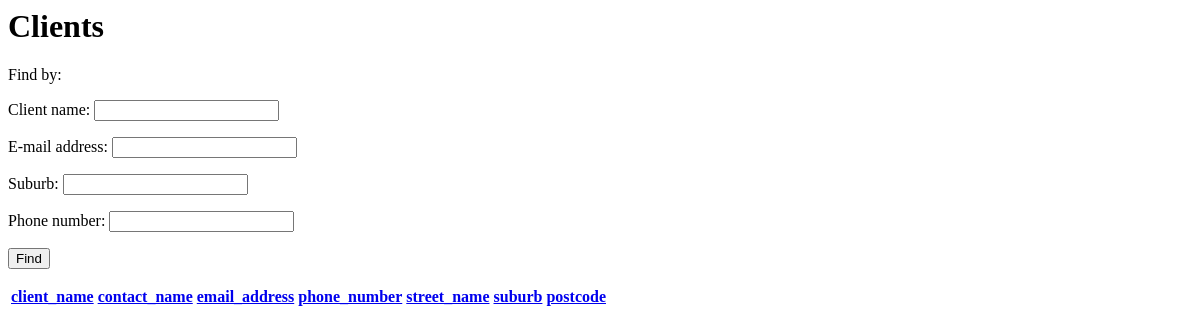
The page /client/list on the database as committed earlier.
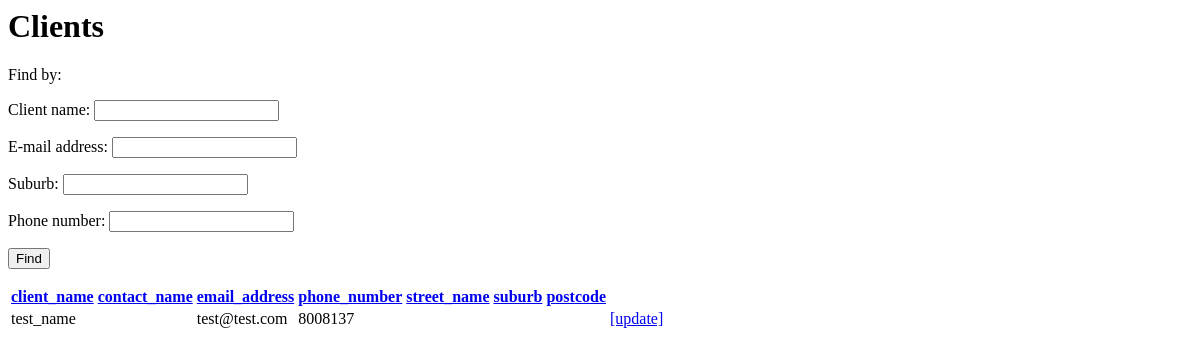
The same page on the database as committed later.
### client/models.py (models this page shows, shortened)
class Client(models.Model):
    client_name = models.CharField(null=False, unique=True, max_length=255)
    contact_name = models.CharField(max_length=255)
    email_address = models.CharField(null=False, max_length=255)
    phone_number = models.CharField(null=False, max_length=255)
    street_name = models.CharField(max_length=255)
    suburb = models.CharField(max_length=255)
    postcode = models.CharField(max_length=255)
    state = models.CharField(max_length=255)
    indexes = [
        models.Index(fields=['client_name']),
        models.Index(fields=['suburb']),
        models.Index(fields=['email_address'])
    ]

### client/views.py (the view)
# urls.py: url(r'list', ClientListView.as_view()),
class ClientListView(ListView):
    template_name = 'list.html'
    def get_queryset(self):
        query_dict = {}
        set_if_not_empty(query_dict, 'client_name__contains', self.request.GET.get('client_name'))
        set_if_not_empty(query_dict, 'phone_number__contains', self.request.GET.get('phone_number'))
        set_if_not_empty(query_dict, 'email_address__contains', self.request.GET.get('email_address'))
        set_if_not_empty(query_dict, 'suburb__contains', self.request.GET.get('suburb'))
        ordering = self.request.GET.get('ordering', '-client_name')
        return Client.objects.all().filter(**query_dict).order_by(ordering)

### client/views.py (called while the page is built)
def set_if_not_empty(dictionary, key, value):
    if value is not None and value != '':
        dictionary[key] = value

### client/templates/list.html (shortened to what this page needs)
<h1>Clients</h1>
Find by:
<form method="get">
    <p>
        Client name:
        <input name="client_name"/>
    </p>
    <p>
        E-mail address:
        <input name="email_address"/>
    </p>
    <p>
        Suburb:
        <input name="suburb"/>
    </p>
    <p>
        Phone number:
        <input name="phone_number"/>
    </p>
    <button type="submit">Find</button>
</form>
<table>
    <tr>
        <th><a href="?ordering=client_name">client_name</a></th>
        <th><a href="?ordering=contact_name">contact_name</a></th>
        <th><a href="?ordering=email_address">email_address</a></th>
        <th><a href="?ordering=phone_number">phone_number</a></th>
        <th><a href="?ordering=street_name">street_name</a></th>
        <th><a href="?ordering=suburb">suburb</a></th>
        <th><a href="?ordering=postcode">postcode</a></th>
        <th></th>
    </tr>
    {% for client in object_list %}
        <tr>
            <td>{{ client.client_name }}</td>
            <td>{{ client.contact_name }}</td>
            <td>{{ client.email_address }}</td>
            <td>{{ client.phone_number }}</td>
            <td>{{ client.street_name }}</td>
            <td>{{ client.suburb }}</td>
            <td>{{ client.postcode }}</td>
            <td><a href="client/{{ client.id }}/update">[update]</a></td>
        </tr>
    {% endfor %}
</table>

Rows that differ between the two databases and show on the page:
added Client: client_name "test_name", email_address "test@test.com", phone_number "8008137"
